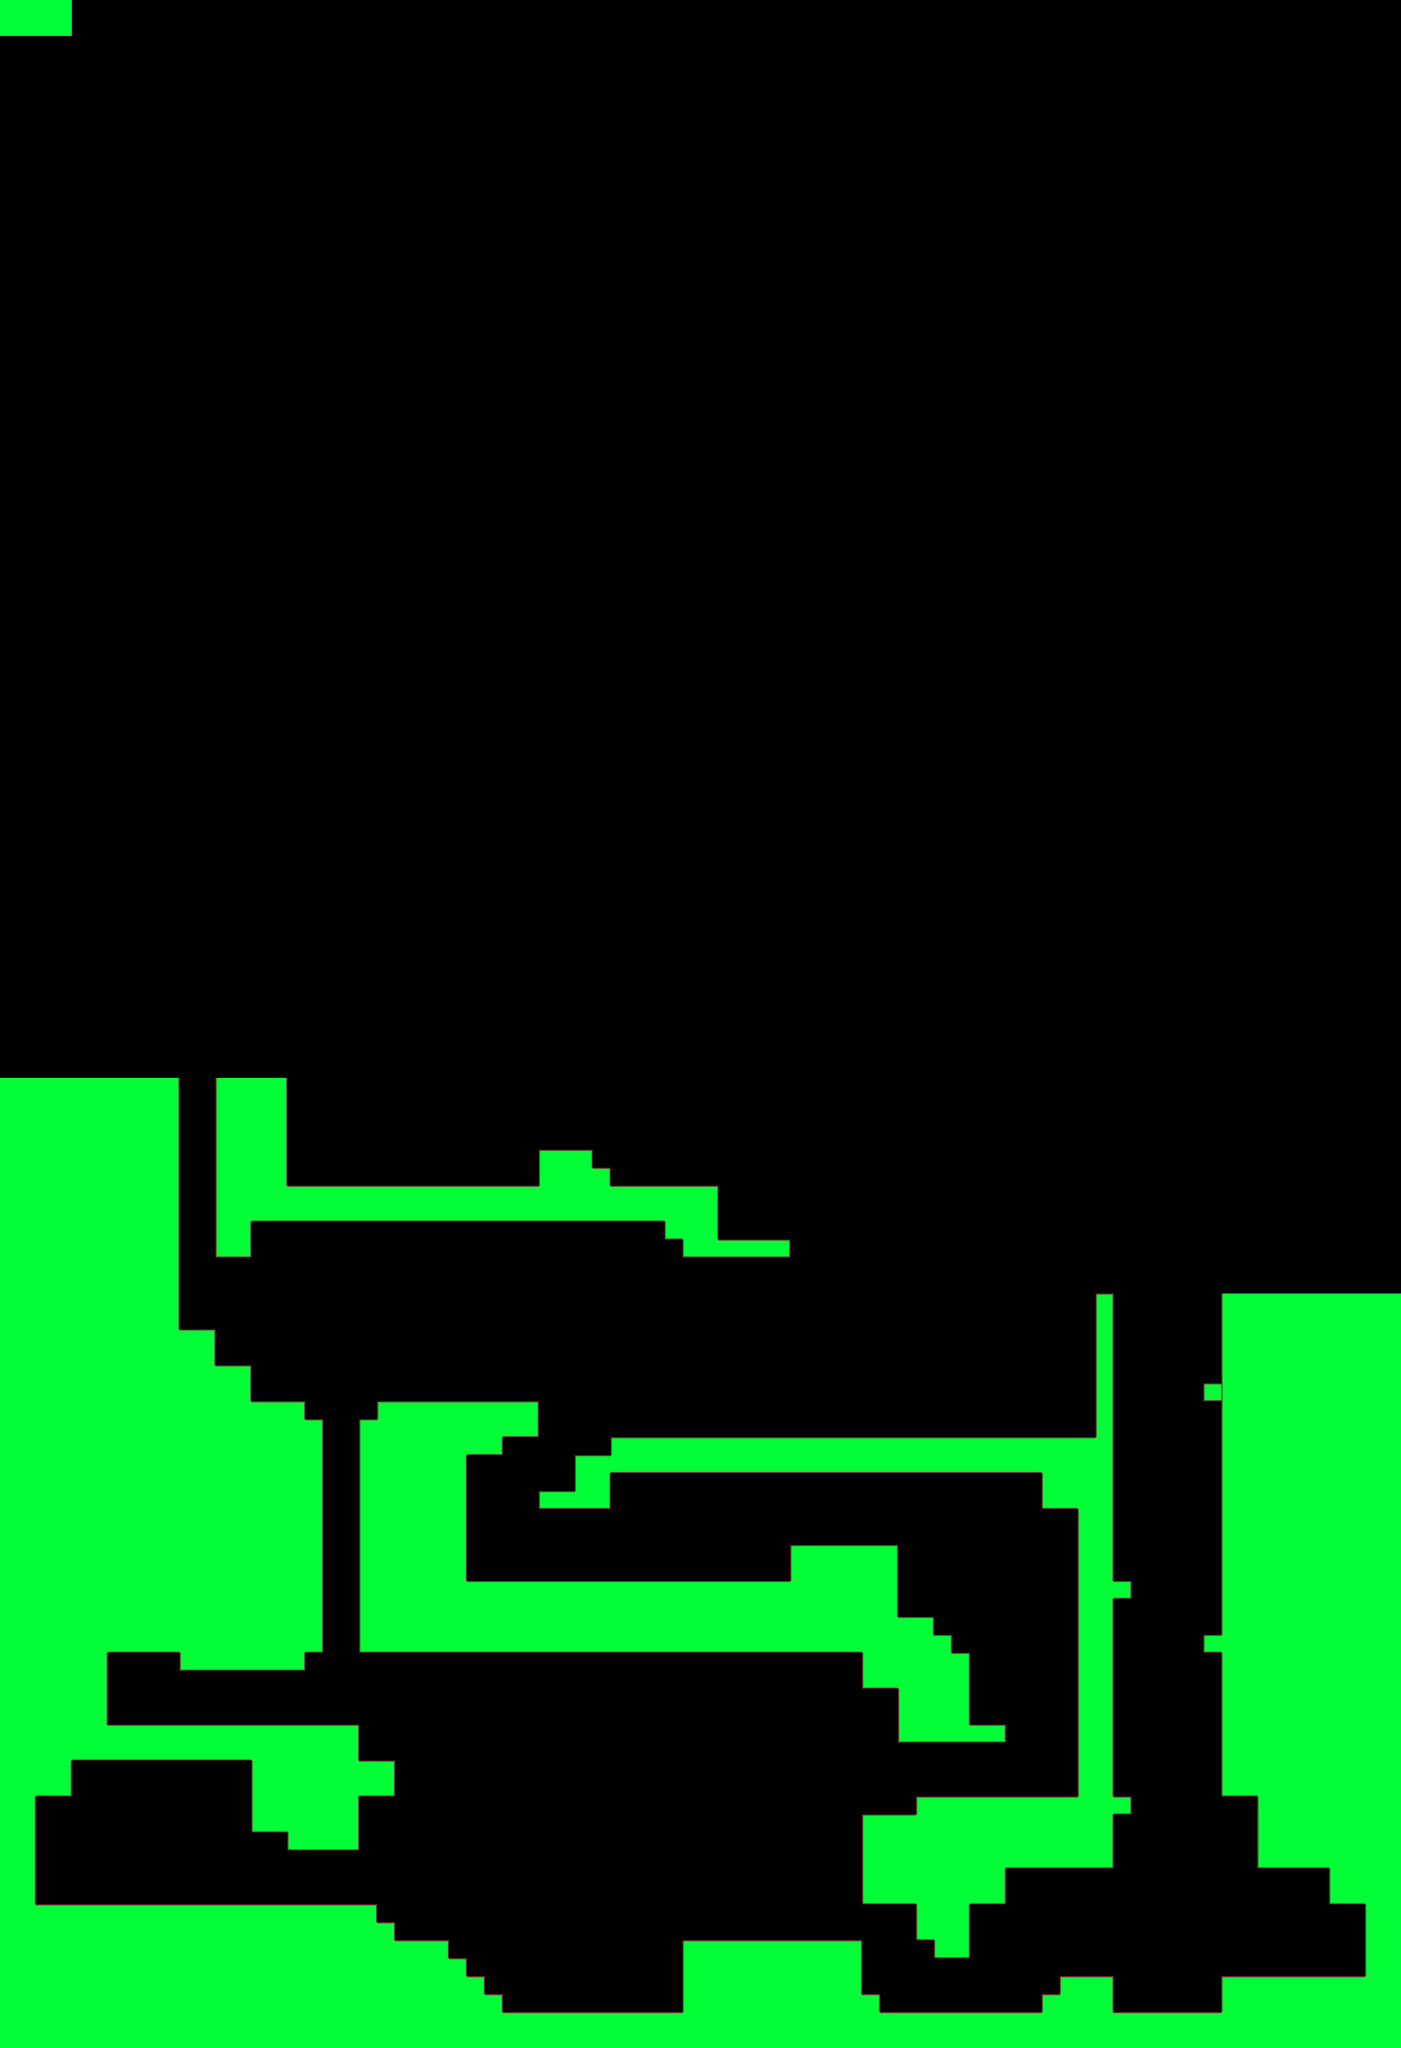

A 2D game scene composited from a Tiled map and its tileset images. What follows is a short description and the map's XML, with each tile layer's data collapsed to a summary:
An orthogonal 78x114 tile map with 64x64 px tiles, 1 tile layer (cave).

<map version="1.5" tiledversion="1.7.2" orientation="orthogonal" renderorder="right-down" width="78" height="114" tilewidth="64" tileheight="64" infinite="0" nextlayerid="2" nextobjectid="1">
 <editorsettings>
  <export target="tilemap demo.json" format="json" />
 </editorsettings>
 <tileset firstgid="1" name="tileset demo" tilewidth="64" tileheight="64" spacing="4" tilecount="16" columns="4">
  <grid orientation="orthogonal" width="67" height="67" />
  <image source="tileset demo.png" width="268" height="268" />
 </tileset>
 <layer id="1" name="cave" width="78" height="114">
  <data>[8892 cells, 1800 non-empty, 14 distinct tile ids]</data>
 </layer>
</map>